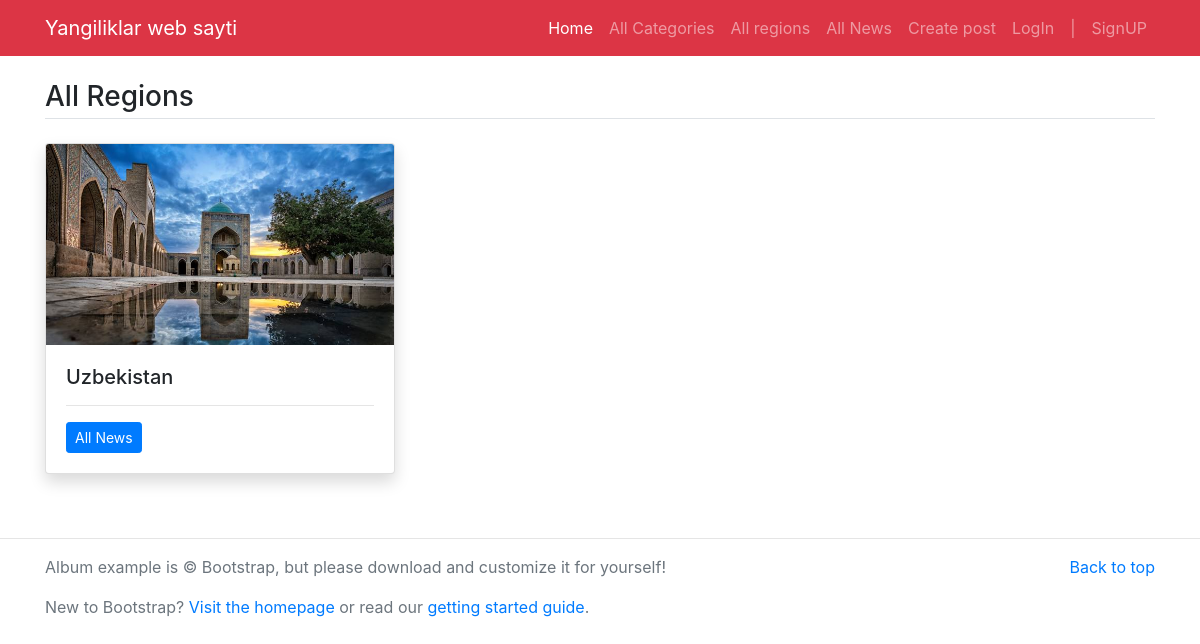
Screenshot of /all_region with the database file from the repository.
### BlogPost/models.py (models this page shows, shortened)
class Region(models.Model):
    name = models.CharField(max_length=255)
    image = models.ImageField(upload_to='images/', null=True, blank=True)

### BlogPost/views.py (the view)
# urls.py: path('all_region',all_region, name='all_region'),
def all_region(request) :
    regions = Region.objects.all()
    return render(request, 'region.html', {'regions': regions})

### templates/region.html
{% extends 'base.html' %}
{% block content%}
<main class="container mt-3 mb-5">
	<h3 class="border-bottom pb-1 my-4">All Regions</h3>
	<div class="row">
	{% for reg in regions %}
		<div class="col-md-4">
			<div class="card mb-3 shadow">
				<img src="/media/{{reg.image}}" class="card-img-top" alt="{{reg.title}}">
		    <div class="card-body">
			    <h5 class="card-title">{{ reg.name}}</h5>
			    <hr/>
			    <p class="card-text"><a href="all_region" class="btn btn-sm btn-primary">All News</a></p>
			  </div>
			</div>
		</div>
	{% endfor%}
	</div>
</main>
{% endblock%}

### rows the page displays
Region: image (picture), name "Uzbekistan"
